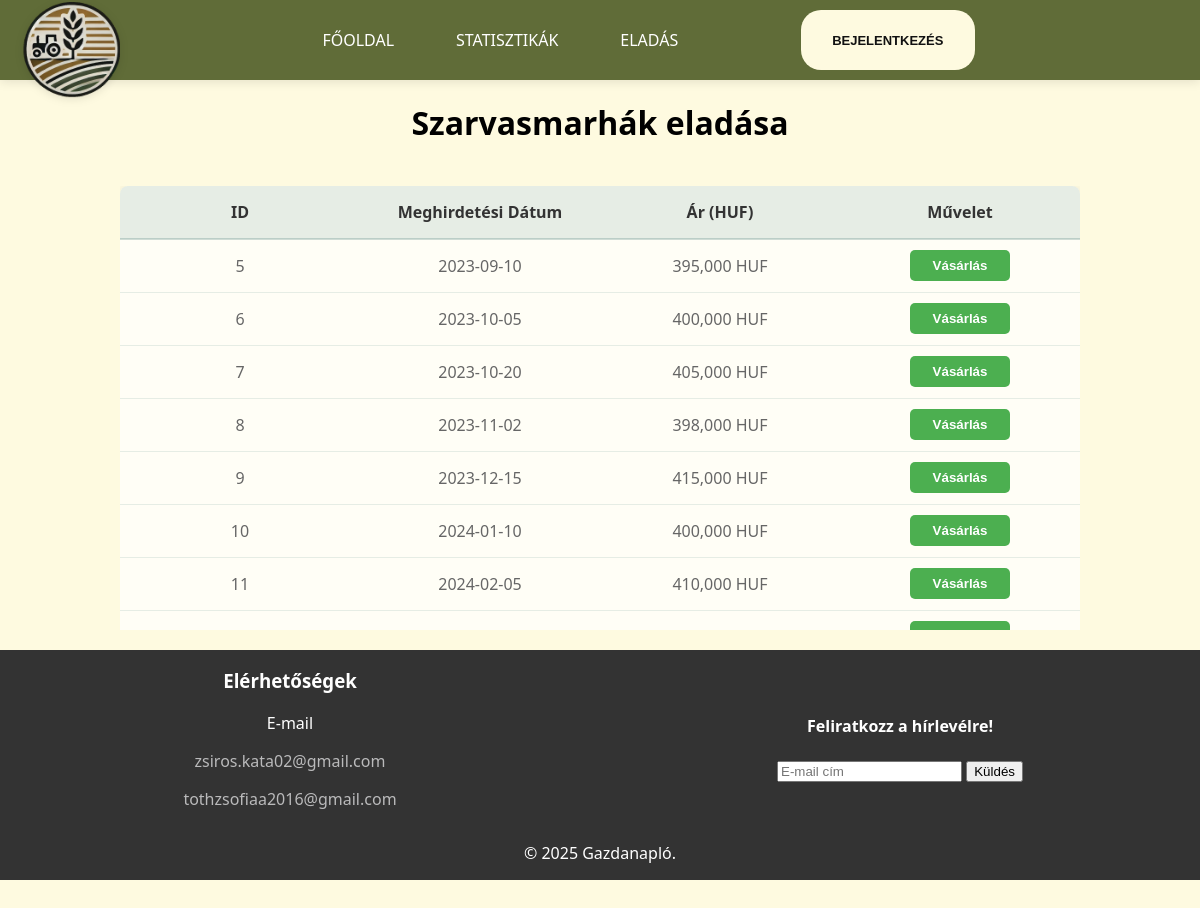
The page /main/sell.php on the database its author committed.
### tables this page shows
CREATE TABLE `sales` (
  `id` int(11) NOT NULL,
  `cows_id` int(11) DEFAULT NULL,
  `customer_id` int(11) DEFAULT NULL,
  `sales_date` date DEFAULT NULL,
  `price` decimal(10,2) DEFAULT NULL,
  `sale_status` tinyint(1) NOT NULL DEFAULT 0
);

### main/sell.php (the view, shortened to what this page needs)
<?php
require_once "../connect.php";
$sql = "SELECT id, sales_date, customer_id, price, cows_id, sale_status FROM sales WHERE sale_status = 'available'";
$result = $dbconn->query($sql);
?>
<!DOCTYPE html>
<html lang="hu">
<head>
    <link rel="stylesheet" href="../css/nav.css">
    <link rel="stylesheet" href="../css/footer.css">
    <link rel="stylesheet" href="../css/selling.css">
</head>
<body>
<?php include '../main/nav.php'; ?>
    <h1>Szarvasmarhák eladása</h1>
    <div class="table-wrapper">
    <table>
        <tr>
            <th>ID</th>
            <th>Meghirdetési Dátum</th>
            <th>Ár (HUF)</th>
            <th>Művelet</th>
        </tr>
        <?php if ($result->num_rows > 0) {
          while($row = $result->fetch_assoc()) {
            echo "<tr id='row-" . $row["id"] . "'>
                    <td>" . $row["id"] . "</td>
                    <td>" . $row["sales_date"] . "</td>
                    <td>" . number_format($row["price"]) . " HUF</td>
                    <td>
                        <button class='purchase-button' data-price='" . $row["price"] . "' data-sale-id='" . $row["id"] . "'>
                            Vásárlás
                        </button>
                    </td>
                  </tr>";
            }
        } else {
            echo "<tr><td colspan='4'>Nincs elérhető adat</td></tr>";
        } ?>
    </table>
</div>
<form method="POST" action="update:sale_status.php" >
<button class="dismiss" id="close-confirmation">×</button>
        </form>
<footer>
    <?php include '../main/footer.php'; ?>
</footer>
</body>
</html>

### css/nav.css (style rules this page uses)
body { font-family: system-ui, -apple-system, BlinkMacSystemFont, 'Segoe UI', Roboto, Oxygen, Ubuntu, Cantarell, 'Open Sans', 'Helvetica Neue', sans-serif; background-color: #fefae0; padding-top: 80px; }

### css/footer.css (style rules this page uses)
html, body { height: 100%; margin: 0; display: flex; flex-direction: column; }
footer { width: 100%; background-color: #333; color: white; text-align: center; }

### css/selling.css (style rules this page uses)
h1 { text-align: center; }
table td:last-child { text-align: center; width: 100px; }
button { display: block; margin: 0 auto; }
.table-wrapper { max-width: 80%; margin: 20px auto; overflow-x: auto; }
td:last-child { text-align: center; padding: 0; width: 150px; }
table { table-layout: fixed; width: 100%; border-collapse: collapse; background: rgba(255, 255, 255, 0.7); margin-bottom: 50px; border-radius: 8px; overflow: hidden; box-shadow: 0 2px 10px rgba(0, 0, 0, 0.1); }
th { background-color: rgba(16, 86, 82, 0.1); color: #333; font-weight: bold; padding: 15px; text-align: left; border-bottom: 2px solid rgba(16, 86, 82, 0.2); text-align: center; vertical-align: middle; }
td { padding: 15px; border-bottom: 1px solid rgba(16, 86, 82, 0.1); color: #666; text-align: center; vertical-align: middle; }
.purchase-button { display: block; width: 100px; margin: 0 auto; padding: 8px 12px; background-color: #4CAF50; color: white; border: none; border-radius: 5px; font-weight: bold; cursor: pointer; text-align: center; }
.dismiss { position: absolute; right: 10px; top: 10px; display: flex; align-items: center; justify-content: center; padding: 0.5rem 1rem; background-color: #fff; color: black; border: 2px solid #D1D5DB; font-size: 1rem; font-weight: 300; width: 30px; height: 30px; border-radius: 7px; transition: .3s ease; }

### rows shown on the page
sales: id "5", sales_date "2023-09-10", price "395,000"
sales: id "6", sales_date "2023-10-05", price "400,000"
sales: id "7", sales_date "2023-10-20", price "405,000"
sales: id "8", sales_date "2023-11-02", price "398,000"
sales: id "9", sales_date "2023-12-15", price "415,000"
sales: id "10", sales_date "2024-01-10", price "400,000"
sales: id "11", sales_date "2024-02-05", price "410,000"
